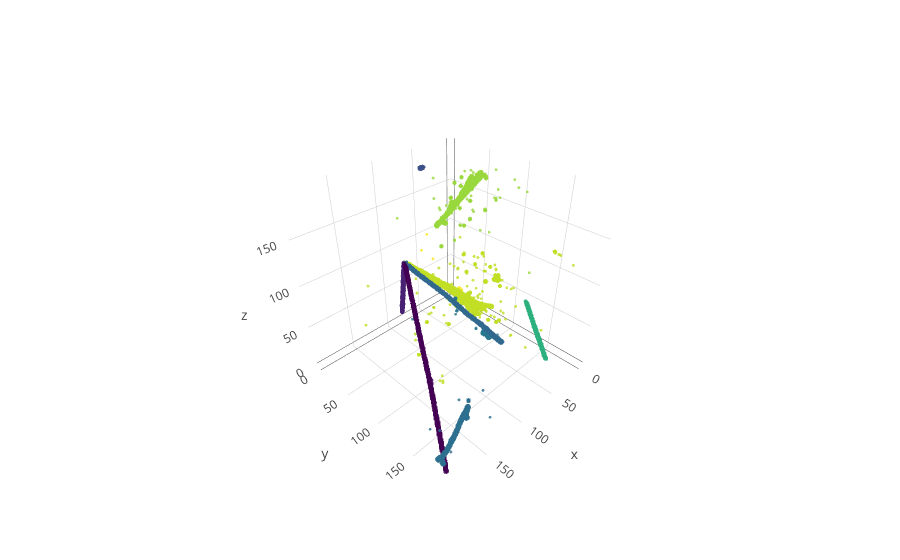

Notebook source saved alongside this figure:
### Code cell
# 22772 for good eventexample
eventn = 22772
trace1 = scatter_classes(trainset.cluster_reader, eventn)
trace2 = scatter_energy(trainset.energy_reader, eventn)
fig = go.Figure(data=[trace1])
iplot(fig)
#pio.write_image(fig, 'images/fig1.pdf')

### Figure 1 — Plotly figure (JSON) as saved in the notebook; plotly's stock layout.template omitted (floating-point values rounded to 4 significant figures; data arrays with more than 128 entries replaced by an {"elided": "..."} marker saying what was removed)
{"data": [{"hovertext": {"elided": "10834 int values"}, "marker": {"color": {"elided": "10834 int values"}, "colorscale": "Viridis", "opacity": 0.8, "size": 1}, "mode": "markers", "type": "scatter3d", "uid": "2b1af11e-0132-492e-ad38-9040465c511d", "x": {"elided": "10834 int values"}, "y": {"elided": "10834 int values"}, "z": {"elided": "10834 int values"}}], "layout": {}}
